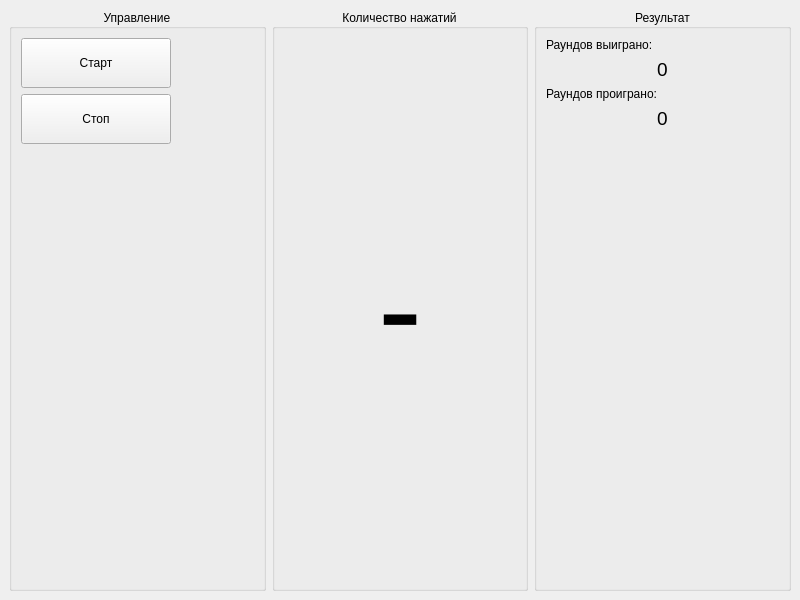
<?xml version="1.0" encoding="UTF-8"?>
<ui version="4.0">
 <class>MainWindow</class>
 <widget class="QMainWindow" name="MainWindow">
  <property name="geometry">
   <rect>
    <x>0</x>
    <y>0</y>
    <width>800</width>
    <height>600</height>
   </rect>
  </property>
  <property name="windowTitle">
   <string>MainWindow</string>
  </property>
  <widget class="QWidget" name="centralwidget">
   <layout class="QHBoxLayout" name="horizontalLayout">
    <item>
     <widget class="QGroupBox" name="manage">
      <property name="title">
       <string>Управление</string>
      </property>
      <property name="alignment">
       <set>Qt::AlignCenter</set>
      </property>
      <layout class="QVBoxLayout" name="manage_lay">
       <item>
        <widget class="QPushButton" name="start">
         <property name="minimumSize">
          <size>
           <width>0</width>
           <height>50</height>
          </size>
         </property>
         <property name="maximumSize">
          <size>
           <width>150</width>
           <height>16777215</height>
          </size>
         </property>
         <property name="text">
          <string>Старт</string>
         </property>
         <property name="checkable">
          <bool>true</bool>
         </property>
        </widget>
       </item>
       <item>
        <widget class="QPushButton" name="stop">
         <property name="minimumSize">
          <size>
           <width>150</width>
           <height>50</height>
          </size>
         </property>
         <property name="maximumSize">
          <size>
           <width>150</width>
           <height>16777215</height>
          </size>
         </property>
         <property name="text">
          <string>Стоп</string>
         </property>
         <property name="checkable">
          <bool>true</bool>
         </property>
        </widget>
       </item>
       <item>
        <spacer name="sparcer">
         <property name="orientation">
          <enum>Qt::Vertical</enum>
         </property>
         <property name="sizeHint" stdset="0">
          <size>
           <width>20</width>
           <height>40</height>
          </size>
         </property>
        </spacer>
       </item>
      </layout>
     </widget>
    </item>
    <item>
     <widget class="QGroupBox" name="required_numof_click">
      <property name="title">
       <string>Количество нажатий</string>
      </property>
      <property name="alignment">
       <set>Qt::AlignCenter</set>
      </property>
      <layout class="QVBoxLayout" name="verticalLayout_2">
       <item>
        <spacer name="verticalSpacer_2">
         <property name="orientation">
          <enum>Qt::Vertical</enum>
         </property>
         <property name="sizeHint" stdset="0">
          <size>
           <width>20</width>
           <height>40</height>
          </size>
         </property>
        </spacer>
       </item>
       <item>
        <widget class="QLabel" name="numof_click">
         <property name="font">
          <font>
           <pointsize>100</pointsize>
          </font>
         </property>
         <property name="text">
          <string>-</string>
         </property>
         <property name="alignment">
          <set>Qt::AlignCenter</set>
         </property>
        </widget>
       </item>
       <item>
        <spacer name="verticalSpacer_3">
         <property name="orientation">
          <enum>Qt::Vertical</enum>
         </property>
         <property name="sizeHint" stdset="0">
          <size>
           <width>20</width>
           <height>40</height>
          </size>
         </property>
        </spacer>
       </item>
      </layout>
     </widget>
    </item>
    <item>
     <widget class="QGroupBox" name="result">
      <property name="title">
       <string>Результат</string>
      </property>
      <property name="alignment">
       <set>Qt::AlignCenter</set>
      </property>
      <layout class="QVBoxLayout" name="verticalLayout">
       <item>
        <widget class="QLabel" name="label_win">
         <property name="text">
          <string>Раундов выиграно:</string>
         </property>
        </widget>
       </item>
       <item>
        <widget class="QLabel" name="win">
         <property name="font">
          <font>
           <pointsize>14</pointsize>
          </font>
         </property>
         <property name="text">
          <string>0</string>
         </property>
         <property name="alignment">
          <set>Qt::AlignCenter</set>
         </property>
        </widget>
       </item>
       <item>
        <widget class="QLabel" name="label_failure">
         <property name="text">
          <string>Раундов проиграно:</string>
         </property>
        </widget>
       </item>
       <item>
        <widget class="QLabel" name="failure">
         <property name="font">
          <font>
           <pointsize>14</pointsize>
          </font>
         </property>
         <property name="text">
          <string>0</string>
         </property>
         <property name="alignment">
          <set>Qt::AlignCenter</set>
         </property>
        </widget>
       </item>
       <item>
        <spacer name="verticalSpacer">
         <property name="orientation">
          <enum>Qt::Vertical</enum>
         </property>
         <property name="sizeHint" stdset="0">
          <size>
           <width>20</width>
           <height>40</height>
          </size>
         </property>
        </spacer>
       </item>
      </layout>
     </widget>
    </item>
   </layout>
  </widget>
 </widget>
 <resources/>
 <connections/>
</ui>
